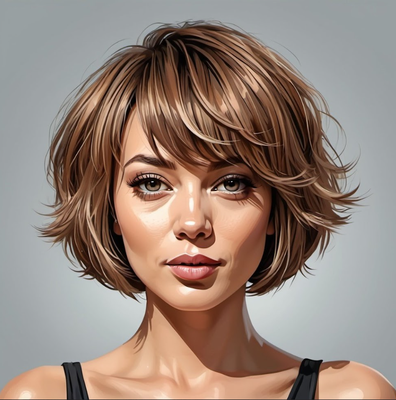
#> input picture round.png, 396 x 400 px, shrunk from 811 x 819 before the run
$ python hairtransfer.py
#> lines starting #> are read from the running program, lines starting #| are printed output that depends on the picture
import cv2
import numpy as np

def transfer_hairstyle(source_img_path, target_img_path, output_img_path):
    # Read images
#> called with source_img_path = './round.png', target_img_path = './sample.jpg', output_img_path = './output.jpg'
    source_img = cv2.imread(source_img_path)
#> source_img is the input picture: shape (400, 396, 3); mean B, G, R 121.1, 131.4, 150
    target_img = cv2.imread(target_img_path)
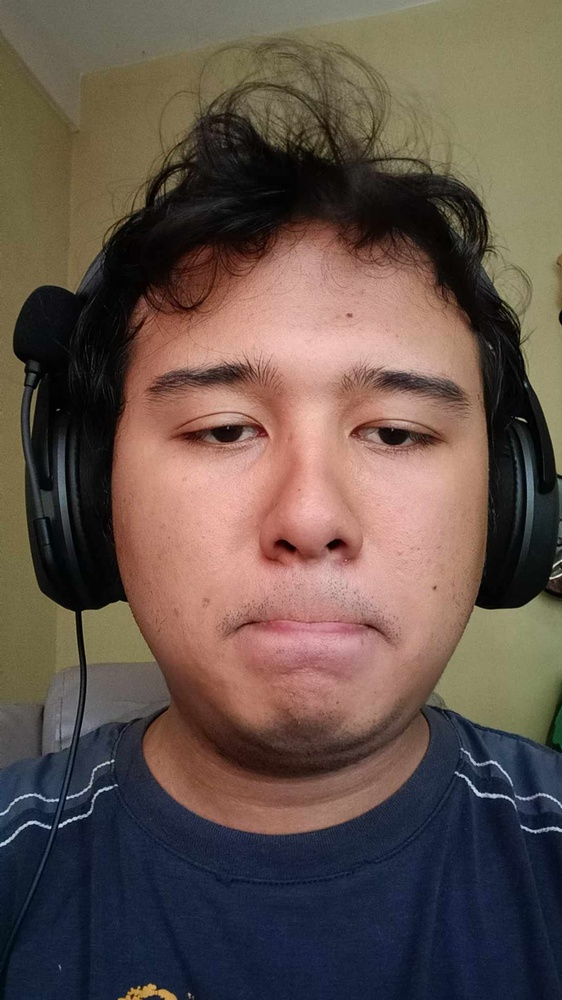
#> input picture sample.jpg, 562 x 1000 px, shrunk from 1152 x 2048 before the run
#> target_img is the input picture: shape (1000, 562, 3); mean B, G, R 75.3, 83.4, 99.7

    # Convert to grayscale
    source_gray = cv2.cvtColor(source_img, cv2.COLOR_BGR2GRAY)
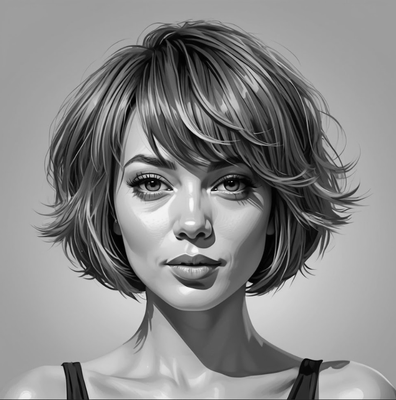
#> source_gray: shape (400, 396); min 0, max 254, mean 135.8

    # Detect keypoints and descriptors
    sift = cv2.SIFT_create()
    keypoints_source, descriptors_source = sift.detectAndCompute(source_gray, None)
#> keypoints_source = 402 keypoints; strongest (x, y, size): (249, 284, 3.1), (172, 189, 1.9), (144, 176, 1.9), (134, 298, 1.8)
    keypoints_target, descriptors_target = sift.detectAndCompute(target_img, None)
#> keypoints_target = 1031 keypoints; strongest (x, y, size): (60, 825, 2.7), (551, 578, 1.9), (67, 798, 2.1), (75, 818, 2.7)

    # Match keypoints
    matcher = cv2.BFMatcher()
    matches = matcher.match(descriptors_source, descriptors_target)
#> matches = 402 matches

    # Sort matches by distance
    matches = sorted(matches, key=lambda x: x.distance)

    # Draw matches
    matched_img = cv2.drawMatches(source_img, keypoints_source, target_img, keypoints_target, matches[:20], None, flags=cv2.DrawMatchesFlags_NOT_DRAW_SINGLE_POINTS)
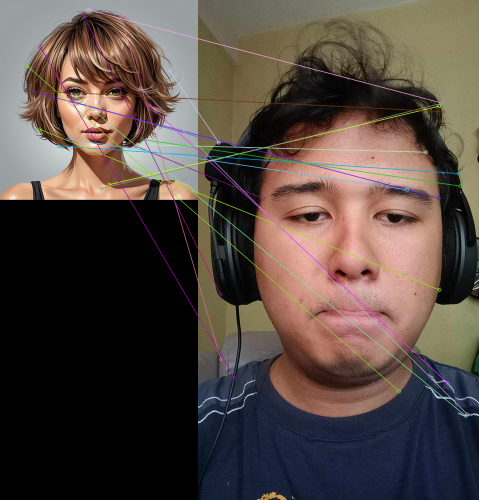
#> matched_img: shape (1000, 958, 3) (shown at 1/2 size); mean B, G, R 65.2, 71.5, 83.7

    # Save the result
    cv2.imwrite(output_img_path, matched_img)

if __name__ == "__main__":
    source_image_path = "./round.png"
    target_image_path = "./sample.jpg"
    output_image_path = "./output.jpg"

    transfer_hairstyle(source_image_path, target_image_path, output_image_path)
